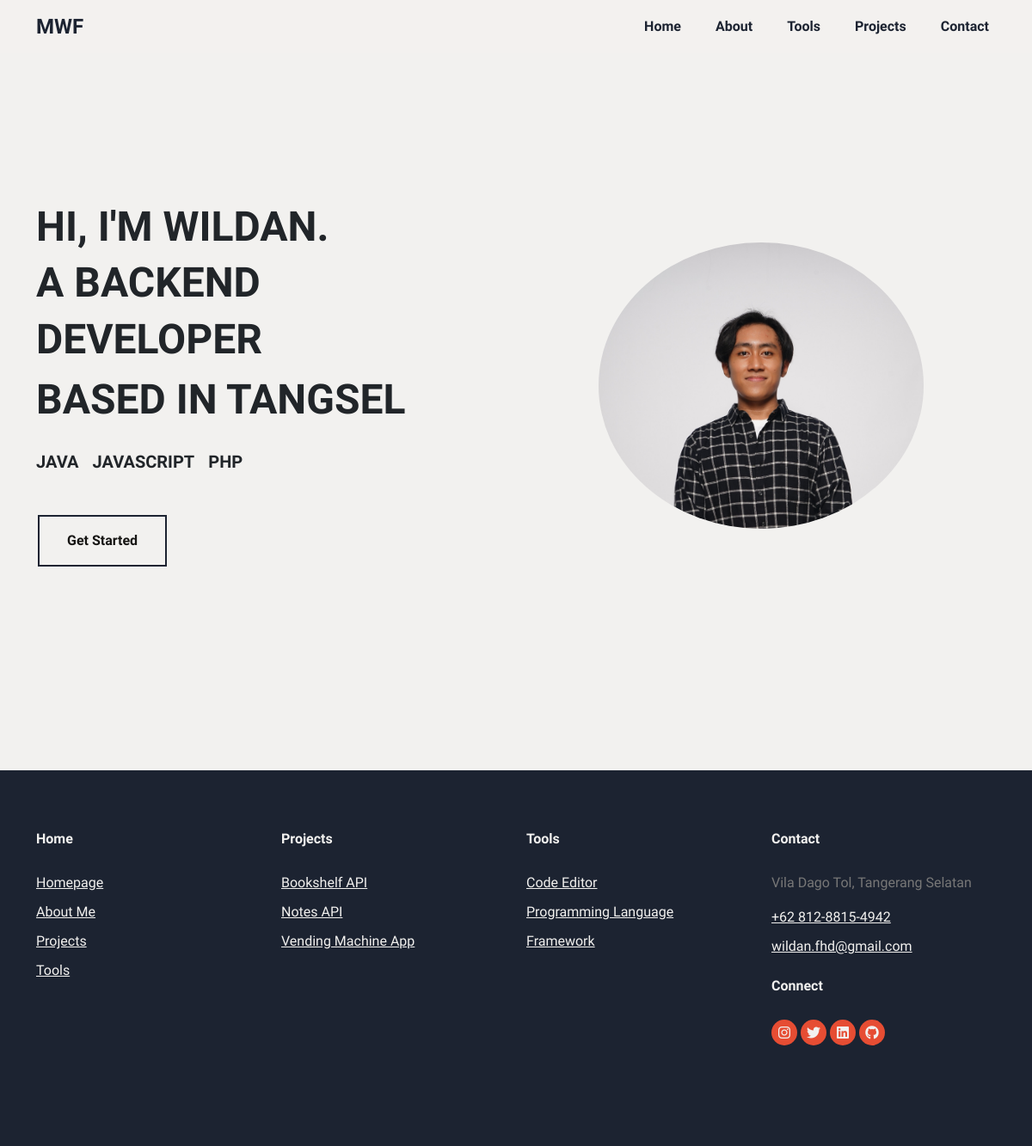
Page /controllers/index.php on the committed database.
### tables this page shows
CREATE TABLE `home` (
  `id` int(4) NOT NULL,
  `judulsatu` varchar(30) NOT NULL,
  `juduldua` varchar(30) NOT NULL,
  `judultiga` varchar(30) NOT NULL,
  `judulempat` varchar(30) NOT NULL,
  `profileimg` varchar(100) NOT NULL,
  `judulimg` varchar(255) NOT NULL,
  `subjudulimg` varchar(255) NOT NULL,
  `skill1` varchar(10) NOT NULL,
  `skill2` varchar(20) NOT NULL,
  `skill3` varchar(10) NOT NULL
);

### controllers/home.php (the view, shortened to what this page needs)
<!DOCTYPE html>
<html lang="en">
<head>
    <link rel="stylesheet" href="https://cdnjs.cloudflare.com/ajax/libs/font-awesome/6.2.0/css/all.min.css">
    <link href="https://cdn.jsdelivr.net/npm/bootstrap@5.2.2/dist/css/bootstrap.min.css" rel="stylesheet">
    <link rel="stylesheet" href="../style.css?php echo time(); ?>">
</head>
<body>
    <?php
        require_once "header.php";
    ?>
    <section class="home py-5">
        <div class="container-lg">
            <div class="row min-vh-100 align-items-center align-content-center">
                <div class="col-md-6 mt-5 mt-md-0">
                    <div class="home-img text-center">
                    <?php
                                include "koneksi.php";
                                $querySQL = "SELECT * FROM home";
                                $execQuerySQL = mysqli_query($koneksi, $querySQL);
                                if(mysqli_num_rows($execQuerySQL) > 0) {
                                    while($row = mysqli_fetch_assoc($execQuerySQL)) {
                    ?>
                        <img src="../assets/img/<?= $row['profileimg'] ?>" class="rounded-circle mw-100" loading="lazy" alt="profile img" style="border-radius: 50%;  height: 333px; max-width:fit-content">
                    </div>
                </div>
                <div class="col-md-6 mt-5 mt-md-0 order-md-first">
                    <div class="home-text fw-bold">
                        <div class="hero-text-wrapper">
                            <h2 class="hero-text"><?= $row['judulsatu'] ?></h2>
                            <div class="header-icon-wrapper">
                                <h2 class="hero-text"><?= $row['juduldua'] ?></h2>
                                <h2 class="hero-text"><?= $row['judultiga'] ?></h2>
                            </div>
                            <h2 class="hero-text"><?= $row['judulempat'] ?></h2>
                            <div class="header-detail-wrapper">
                                <h5 class="text-uppercase"><?= $row['skill1'] ?></h5>
                                <h5 class="text-uppercase"><?= $row['skill2'] ?></h5>
                                <h5 class="text-uppercase"><?= $row['skill3'] ?></h5>
                                <?php
                                }
                            }
                            ?>
                            </div>
                        </div>
                        <form action="../user/about.php">
                            <button class="button button5 btn-mywork" type="submit">Get Started</button>
                        </form>
                    </div>
                </div>
            </div>
        </div>
    </section>
    <?php
        require_once "../controllers/footer-alt.php";
    ?>
</body>
</html>

### style.css (style rules this page uses)
body { background-color: #F2F1EF; font-family: 'Bai Jamjuree', sans-serif; }
.hero-text { font-size: 48px; font-weight: 600; }
.header-icon-wrapper { display: flex; margin-top: 4px; margin-bottom: 4px; -webkit-box-pack: start; justify-content: flex-start; flex-wrap: wrap; -webkit-box-align: center; align-items: center; }
.header-detail-wrapper { display: flex; margin-top: 32px; margin-bottom: 40px; -webkit-box-pack: start; justify-content: flex-start; flex-wrap: wrap; -webkit-box-align: center; align-items: center; }
.header-detail-wrapper h5 { font-weight: 700; }
.button { background-color: #F2F1EF; border: none; color: #1c2331; padding: 16px 32px; text-align: center; text-decoration: none; display: inline-block; font-size: 16px; margin: 2px 2px; transition-duration: 0.4s; cursor: pointer; }
.button5 { background-color: #F2F1EF; color: #1c2331; border: 2px solid #1c2331; }
.btn-mywork { color: #161513; font-size: 16px; line-height: 24px; font-weight: 600; }

### rows in the picture
home: profileimg (picture), judulsatu "HI, I'M WILDAN.", juduldua "A BACKEND", judultiga "DEVELOPER", judulempat "BASED IN TANGSEL", skill1 "JAVA", skill2 "JAVASCRIPT", skill3 "PHP"
